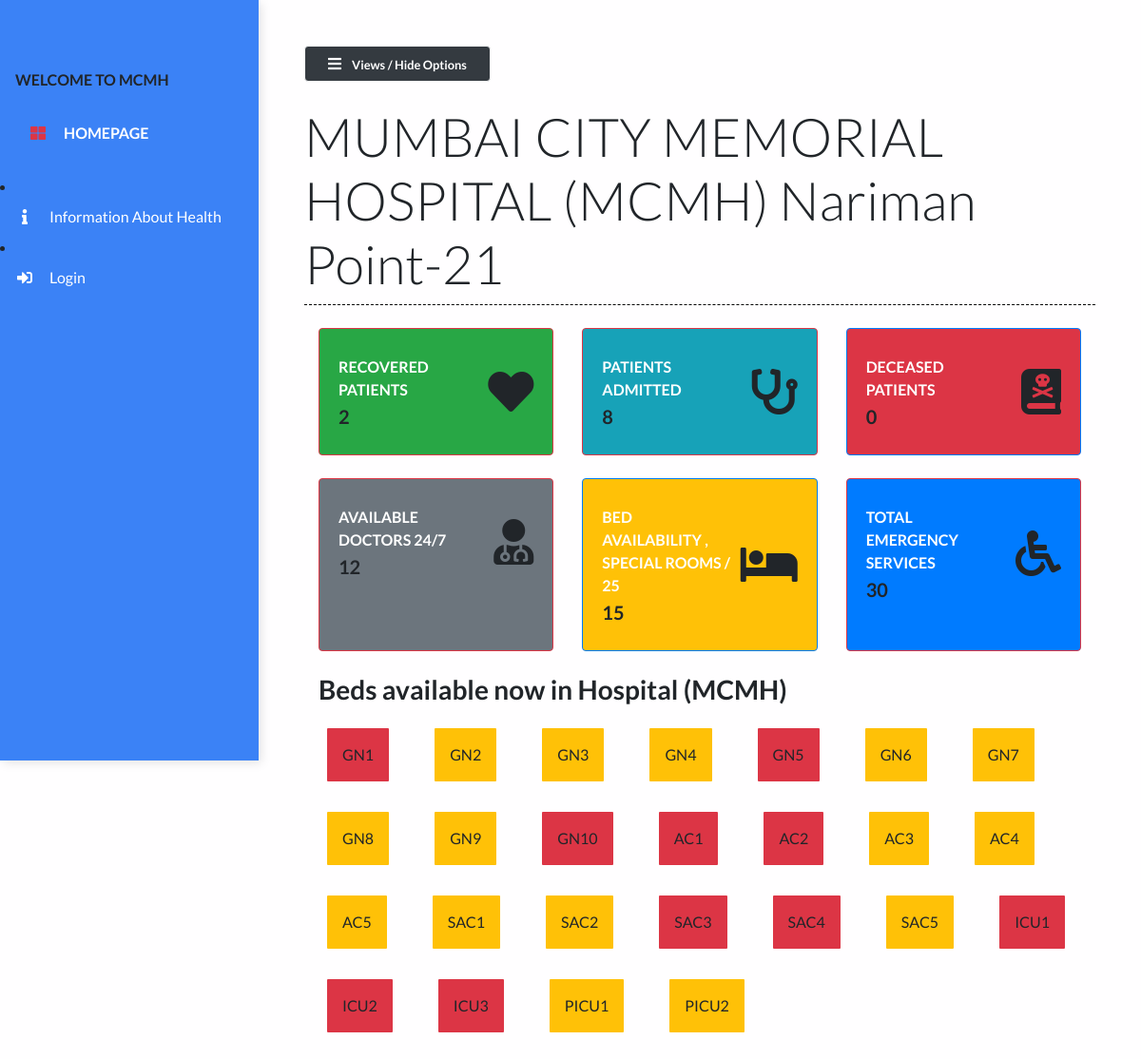
The page / on the database its author committed.
### main/models.py (models this page shows)
class Bed(models.Model):
    bed_number = models.CharField(max_length=50)
    occupied = models.BooleanField()
    def __str__(self):
        return self.bed_number

### main/views.py (the view)
# urls.py: path("", views.dashboard, name="dashboard"),
def dashboard(request):
    patients = Patient.objects.all()
    patient_count = patients.count()
    patients_recovered = Patient.objects.filter(status="Recovered")
    patients_deceased = Patient.objects.filter(status="Deceased")
    deceased_count = patients_deceased.count()
    recovered_count = patients_recovered.count()
    beds = Bed.objects.all()
    beds_available = Bed.objects.filter(occupied=False).count()
    context = {
        'patient_count': patient_count,
        'recovered_count': recovered_count,
        'beds_available': beds_available,
        'deceased_count':deceased_count,
        'beds':beds
    }
    print(patient_count)
    return render(request, 'main/dashboard.html', context)

### main/templates/main/dashboard.html (shortened to what this page needs)
{% extends 'main/base.html' %}
{% load static %}
{% block contentTitle %}
    MUMBAI CITY MEMORIAL HOSPITAL (MCMH)  Nariman Point-21
{% endblock contentTitle %}
{% block content %}
    <div class="container-fluid">
        <div class="row">
            <div class="col-xl-4 col-md-6 col-sm-12 mb-4">
                <div class="card border-danger bg-success shadow h-100 py-2">
                    <div class="card-body">
                        <div class="row no-gutters align-items-center">
                            <div class="col mr-2">
                                <div class="text-xs font-weight-bold text-primary text-uppercase mb-1">
                                    Recovered Patients</div>
                                <div class="h5 mb-0 font-weight-bold text-gray-800">{{ recovered_count }}</div>
                            </div>
                            <div class="col-auto">
                                <i class="fas fa-heart fa-3x text-danger-300"></i>
                            </div>
                        </div>
                    </div>
                </div>
            </div>
            <div class="col-xl-4 col-md-6 col-sm-12 mb-4">
                <div class="card border-danger bg-info shadow h-100 py-2">
                    <div class="card-body">
                        <div class="row no-gutters align-items-center">
                            <div class="col mr-2">
                                <div class="text-xs font-weight-bold text-primary text-uppercase mb-1">
                                    Patients Admitted</div>
                                <div class="h5 mb-0 font-weight-bold text-gray-800">{{ patient_count }}</div>
                            </div>
                            <div class="col-auto">
                                <i class="fas fa-stethoscope fa-3x text-info-300"></i>
                            </div>
                        </div>
                    </div>
                </div>
            </div>
            <div class="col-xl-4 col-md-6 col-sm-12 mb-4">
                <div class="card border-primary bg-danger shadow h-100 py-2">
                    <div class="card-body">
                        <div class="row no-gutters align-items-center">
                            <div class="col mr-2">
                                <div class="text-xs font-weight-bold text-primary text-uppercase mb-1">Deceased Patients
                                </div>
                                <div class="row no-gutters align-items-center">
                                    <div class="col-auto">
                                        <div class="h5 mb-0 mr-3 font-weight-bold text-gray-800">{{deceased_count}}</div>
                                    </div>
                                </div>
                            </div>
                            <div class="col-auto">
                                <i class="fas fa-book-dead fa-3x text-body-300"></i>
                            </div>
                        </div>
                    </div>
                </div>
            </div>
            <div class="col-xl-4 col-md-6 col-sm-12 mb-4">
                <div class="card border-danger bg-secondary shadow h-100 py-2">
                    <div class="card-body">
                        <div class="row no-gutters align-items-center">
                            <div class="col mr-2">
                                <div class="text-xs font-weight-bold text-primary text-uppercase mb-1">
                                    Available Doctors 24/7</div>
                                <div class="h5 mb-0 font-weight-bold text-body-800">12</div>
                            </div>
                            <div class="col-auto">
                                <i class="fas fa-user-md fa-3x text-primary-300"></i>
                            </div>
                        </div>
                    </div>
                </div>
            </div>
            <div class="col-xl-4 col-md-6 col-sm-12 mb-4">
                <div class="card border-primary bg-warning shadow h-100 py-2">
                    <div class="card-body">
                        <div class="row no-gutters align-items-center">
                            <div class="col mr-2">
                                <div class="text-xs font-weight-bold text-primary text-uppercase mb-1">
                                    Bed availability , Special Rooms / 25</div>
                                <div class="h5 mb-0 font-weight-bold text-gray-800">{{beds_available}}</div>
                            </div>
                            <div class="col-auto">
                                <i class="fas fa-bed fa-3x text-body-300"></i>
                            </div>
                        </div>
                    </div>
                </div>
            </div>
            <div class="col-xl-4 col-md-6 col-sm-12 mb-4">
                <div class="card border-danger bg-primary shadow h-100 py-2">
                    <div class="card-body">
                        <div class="row no-gutters align-items-center">
                            <div class="col mr-2">
                                <div class="text-xs font-weight-bold text-primary text-uppercase mb-1">
                                    Total Emergency Services</div>
                                <div class="h5 mb-0 font-weight-bold text-body-800">30</div>
                            </div>
                            <div class="col-auto">
                                <i class="fas fa-wheelchair fa-3x text-body-300"></i>
                            </div>
                        </div>
                    </div>
                </div>
            </div>
        </div>
        <div><h3 class="font-weight-bold my-8">Beds available now in Hospital  (MCMH) </h3></div>
        <div class="row">
            {% for bed in beds %}
                <div class="
                {% if bed.occupied == True %}
                bg-danger
                {% elif bed.occupied == False %}
                bg-warning
                {% endif %}
                grid-box my-3 mx-4 py-3 px-3 text-black">{{ bed }}</div>
            {% endfor %}
        </div>
    </div>
{% endblock content %}

### main/templates/main/base.html (shortened to what this page needs)
{% load static %}
<!DOCTYPE html>
<html lang="en">
  <head>
    <link
      rel="stylesheet"
      href="https://maxcdn.bootstrapcdn.com/bootstrap/4.0.0/css/bootstrap.min.css"
    />
    <link
      rel="stylesheet"
      href="https://cdnjs.cloudflare.com/ajax/libs/font-awesome/5.14.0/css/all.min.css"
    />
    <link
      rel="stylesheet"
      href="{% static 'styles/base.css' %}"
      type="text/css"
    />
  </head>
  <body>
<div class="vertical-nav" id="sidebar">
	<div class="py-4 px-3 mb-4">
	</div>
	<p class="text-black font-weight-bold px-3 pb-4 mb-0">WELCOME TO MCMH {{user.first_name}}
	</p>
	<p class="text-gray font-weight-bold px-3 pb-4 mb-0">
		<a href="{% url 'dashboard' %}" class="nav-link text-white">
			<i class="fa fa-th-large mr-3 text-danger"></i> HOMEPAGE </a>
	</p>
    <li class="nav-item">
      <a href="{% url 'info' %}" class="nav-link text-white">
        <i class="fa fa-info mr-3 text-primary fa-fw"></i>Information About Health
      </a>
    </li>
    {% if request.user.is_authenticated == False %}
    <li class="nav-item">
			<a href="{% url 'login' %}" class="nav-link text-white">
				<i class="fa fa-sign-in-alt mr-3 text-primary fa-fw"></i>Login
			</a>
		</li>
    {% else %}
		<li class="nav-item">
			<a href="{% url 'logout' %}" class="nav-link text-white">
				<i class="fa fa-sign-out-alt mr-3 text-primary fa-fw"></i>Logout
			</a>
		</li>
    {% endif %}
</div>
    <div class="page-content p-5" id="content">
        <button id="sidebarCollapse" class="btn btn-light bg-dark rounded-pill shadow-sm px-4 mb-4" type="button">
            <i class="fa fa-bars mr-2 text-primary"></i>
            <small class="font-weight-bold text-primary">
                Views / Hide Options
            </small>
        </button>
		<h2 class="display-4 ">{% block contentTitle %}{% endblock contentTitle %}
		</h2>
		<div class="seperator mt-1 mb-4"></div>
		{% block content %}{% endblock content %}
    </div>
  </body>
</html>

### static/styles/base.css (style rules this page uses)
body { background: #fffeff; min-height: 100vh; overflow-x: hidden; font-family:Lato,'Helvetica Neue',Helvetica,Arial,sans-serif; }
.vertical-nav { background: #3b82f6 !important; min-width: 17rem; height: 100vh; position: fixed; top: 0; left: 0; box-shadow: 3px 3px 10px rgba(0, 0, 0, 0.1); transition: all 0.4s; }
.page-content { width: calc(100% -17rem); margin-left: 17rem; transition: all 0.4s; }
.seperator { margin: 3rem 0; border-bottom: 1px dashed #000000; }
.nav-link { text-transform: capitalize; }
.text-primary { color: #fff !important; }
.grid-box { border-radius: 1px; }

### rows shown on the page
Bed: bed_number "GN1"
Bed: bed_number "GN2"
Bed: bed_number "GN3"
Bed: bed_number "GN4"
Bed: bed_number "GN5"
Bed: bed_number "GN6"
Bed: bed_number "GN7"
Bed: bed_number "GN8"
Bed: bed_number "GN9"
Bed: bed_number "GN10"
Bed: bed_number "AC1"
Bed: bed_number "AC2"
Bed: bed_number "AC3"
Bed: bed_number "AC4"
Bed: bed_number "AC5"
Bed: bed_number "SAC1"
Bed: bed_number "SAC2"
Bed: bed_number "SAC3"
Bed: bed_number "SAC4"
Bed: bed_number "SAC5"
Bed: bed_number "ICU1"
Bed: bed_number "ICU2"
Bed: bed_number "ICU3"
Bed: bed_number "PICU1"
Bed: bed_number "PICU2"

### other values the page prints
{{ recovered_count }} "2"
{{ patient_count }} "8"
{{ deceased_count }} "0"
{{ beds_available }} "15"
